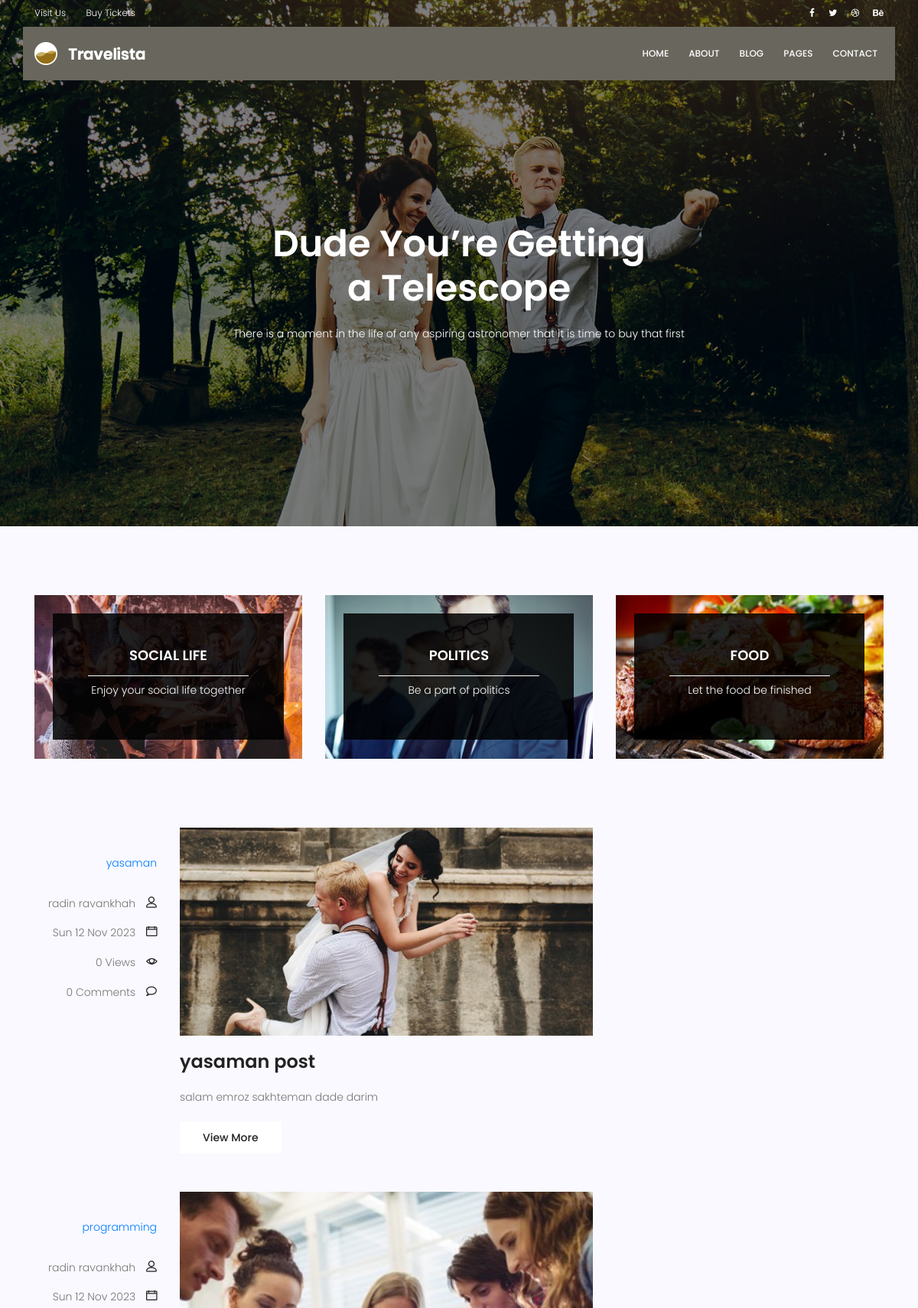
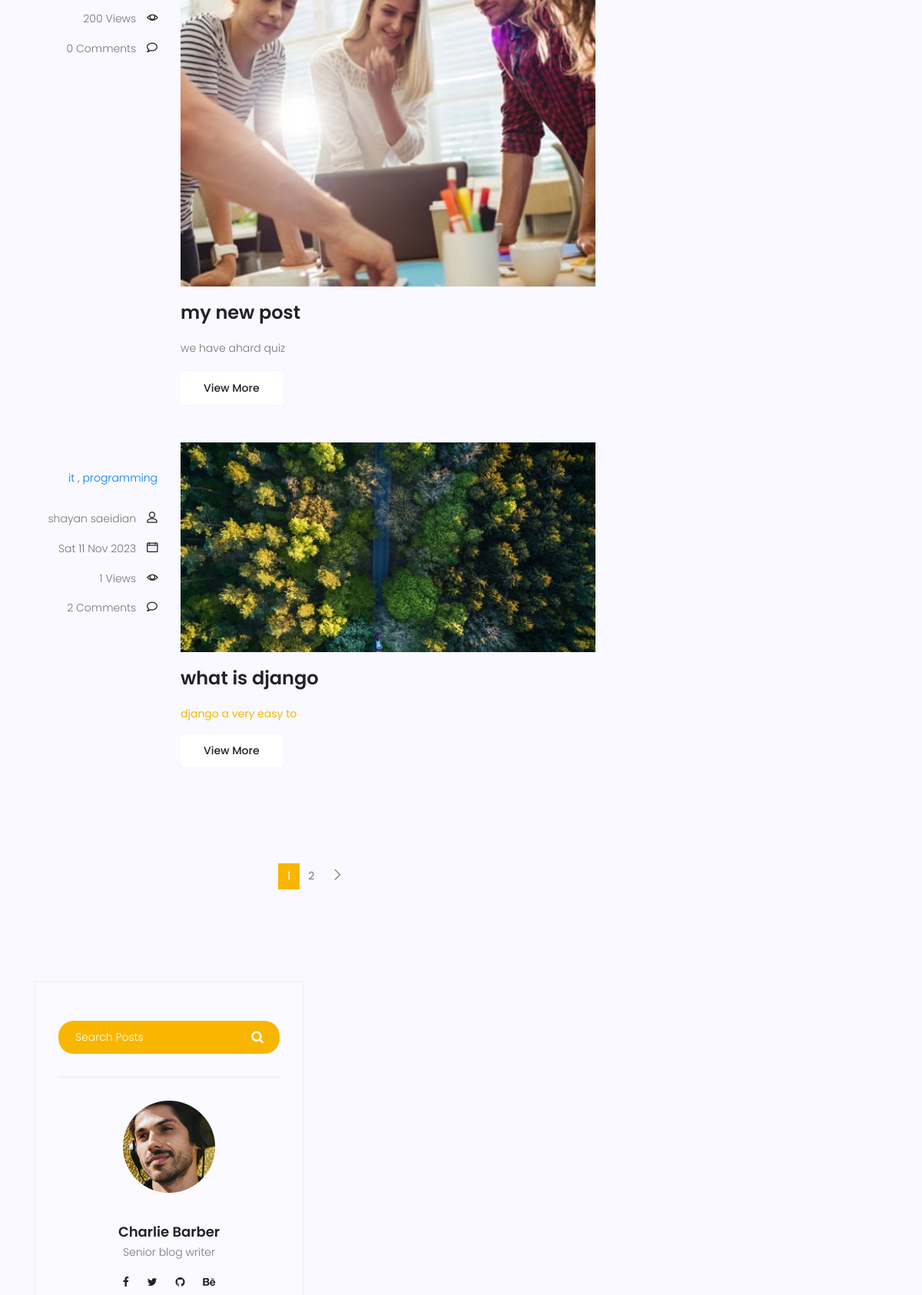
Screenshot of /blog/ (upper part) with the database file from the repository (2 pictures, top to bottom).
### blog/models.py (models this page shows, shortened)
class Category(models.Model):
    name=models.CharField(max_length=255)
    def __str__(self):
        return self.name

class Post(models.Model):
    image=models.ImageField(upload_to='blog/',default='blog/default.jpg')
    title = models.CharField(max_length=255)
    content=models.TextField()
    tags = TaggableManager()
    category=models.ManyToManyField(Category)
    author = models.ForeignKey(User,on_delete=models.SET_NULL,null=True)
    counted_view=models.IntegerField(default=0)
    status=models.BooleanField(default=False)
    published_date=models.DateTimeField(null=True)
    created_date=models.DateTimeField(auto_now_add=True)
    updated_date=models.DateTimeField(auto_now=True)
    class Meta:
        ordering = ['-created_date']
        verbose_name = "Blog Post"
        verbose_name_plural = "Blog Posts"

### blog/views.py (the view)
# urls.py: path('',blog_view,name="index" ),
def blog_view(request,**kwargs):
     posts=Post.objects.filter(status=1)
     if kwargs.get('cat_name')!=None:
          posts=Post.objects.filter(category__name=kwargs['cat_name'])
     if kwargs.get('author_username')!=None:
          posts=Post.objects.filter(author__username=kwargs['author_username'])
     if kwargs.get('tag_name')!=None:
          posts=Post.objects.filter(tags__name__in=[kwargs['tag_name']])
     posts=Paginator(posts,3)
     try:
          page_number=request.GET.get('page')
          posts=posts.get_page(page_number)
     except PageNotAnInteger:
         posts=posts.get_page(1)
     except EmptyPage:
         posts=posts.get_page(1)
     context={'posts': posts}
     return render(request,"blog/blog-home.html",context)

### blog/templatetags/blog_tags.py (called while the page is built)
@register.simple_tag(name='comments_count')
def function(pid):
    post=Post.objects.get(pk=pid)
    return Comment.objects.filter(post=post.id,approved=True).count()

@register.inclusion_tag('blog/blog-popular-posts.html')
def latestposts(arg=3):
    posts=Post.objects.filter(status=1).order_by('-published_date')[:arg]
    return {'posts':posts}

@register.inclusion_tag('blog/blog-post-categories.html')
def postcategories():
    posts=Post.objects.filter(status=1)
    categories=Category.objects.all()
    cat_dict={}
    for name in categories:
        cat_dict[name]=posts.filter(category=name).count()
    return{'categories':cat_dict}

### templates/blog/blog-home.html (shortened to what this page needs)
{% extends 'base.html' %}
{% load static %}
{% load blog_tags %}
{% block content %}
			<section class="banner-area relative blog-home-banner" id="home">
				<div class="overlay overlay-bg"></div>
				<div class="container">
					<div class="row d-flex align-items-center justify-content-center">
						<div class="about-content blog-header-content col-lg-12">
							<h1 class="text-white">
								Dude You’re Getting
								a Telescope
							</h1>
							<p class="text-white">
								There is a moment in the life of any aspiring astronomer that it is time to buy that first
							</p>
						</div>
					</div>
				</div>
			</section>
			<section class="top-category-widget-area pt-90 pb-90 ">
				<div class="container">
					<div class="row">
						<div class="col-lg-4">
							<div class="single-cat-widget">
								<div class="content relative">
									<div class="overlay overlay-bg"></div>
								    <a href="#" target="_blank">
								      <div class="thumb">
								  		 <img class="content-image img-fluid d-block mx-auto" src="{% static 'img/blog/cat-widget1.jpg' %}" alt="">
								  	  </div>
								      <div class="content-details">
								        <h4 class="content-title mx-auto text-uppercase">Social life</h4>
								        <span></span>
								        <p>Enjoy your social life together</p>
								      </div>
								    </a>
								</div>
							</div>
						</div>
						<div class="col-lg-4">
							<div class="single-cat-widget">
								<div class="content relative">
									<div class="overlay overlay-bg"></div>
								    <a href="#" target="_blank">
								      <div class="thumb">
								  		 <img class="content-image img-fluid d-block mx-auto" src="{% static 'img/blog/cat-widget2.jpg' %}" alt="">
								  	  </div>
								      <div class="content-details">
								        <h4 class="content-title mx-auto text-uppercase">Politics</h4>
								        <span></span>
								        <p>Be a part of politics</p>
								      </div>
								    </a>
								</div>
							</div>
						</div>
						<div class="col-lg-4">
							<div class="single-cat-widget">
								<div class="content relative">
									<div class="overlay overlay-bg"></div>
								    <a href="#" target="_blank">
								      <div class="thumb">
								  		 <img class="content-image img-fluid d-block mx-auto" src="{% static 'img/blog/cat-widget3.jpg' %}" alt="">
								  	  </div>
								      <div class="content-details">
								        <h4 class="content-title mx-auto text-uppercase">Food</h4>
								        <span></span>
								        <p>Let the food be finished</p>
								      </div>
								    </a>
								</div>
							</div>
						</div>
					</div>
				</div>
			</section>
			<section class="post-content-area">
				<div class="container">
					<div class="row">
						<div class="col-lg-8 posts-list">
							{% for post in posts%}
							<div class="single-post row">
								<div class="col-lg-3  col-md-3 meta-details">
									<ul class="tags">
										{% for cat in post.category.all %}
											<a href='{% url 'blog:category' cat_name=cat.name%}'>{{cat.name}}</a> {% if not forloop.last %},{% endif %}
										{% endfor %}
									</ul>
									<div class="user-details row">
										<p class="user-name col-lg-12 col-md-12 col-6"><a href="{% url 'blog:author' author_username=post.author.username %}">{{post.author.get_full_name}}</a> <span class="lnr lnr-user"></span></p>
										<p class="date col-lg-12 col-md-12 col-6"><a href="#">{{post.published_date|date:"D d M Y"}}</a> <span class="lnr lnr-calendar-full"></span></p>
										<p class="view col-lg-12 col-md-12 col-6"><a href="#">{{post.counted_view}} Views</a> <span class="lnr lnr-eye"></span></p>
										<p class="comments col-lg-12 col-md-12 col-6"><a href="#">{% comments_count post.id %} Comments</a> <span class="lnr lnr-bubble"></span></p>
									</div>
								</div>
								<div class="col-lg-9 col-md-9 ">
									<div class="feature-img">
										<img class="img-fluid" src="{{post.image.url}}" alt="">
									</div>
									<a class="posts-title" href="{% url 'blog:single' pid=post.id  %}"><h3>{{post.title|safe}}</h3></a>
									<p class="excert">
										{{post.content|truncatechars:50|safe}}
									</p>
									<a href="blog-single.html" class="primary-btn">View More</a>
								</div>
							</div>
							{% endfor %}
		                    <nav class="blog-pagination justify-content-center d-flex">
		                        <ul class="pagination">
									{% for i in posts.paginator.page_range %}
									{% if posts.number == i %}
		                            <li class="page-item active"><a href="?page={{i}}" class="page-link">{{i}}</a></li>
									{% else %}
									<li class="page-item"><a href="?page={{i}}" class="page-link">{{i}}</a></li>
									{% endif %}
									{% endfor %}
									{% if posts.has_next %}
		                            <li class="page-item">
		                                <a href="?page={{ post.next_page_number }}" class="page-link" aria-label="Next">
		                                    <span aria-hidden="true">
		                                        <span class="lnr lnr-chevron-right"></span>
		                                    </span>
		                                </a>
		                            </li>
									{% endif %}
		                        </ul>
		                    </nav>
						</div>
						<div class="col-lg-4 sidebar-widgets">
							<div class="widget-wrap">
								{% include 'blog/blog-search.html'%}
								{% include 'blog/blog-writer.html'%}
							</div>
						</div>
					</div>
				</div>
			</section>
			{% endblock %}

### rows the page displays
Post: author.get_full_name "radin ravankhah", published_date "Sun 12 Nov 2023", counted_view "0", id "0", image (picture), title "yasaman post", content "salam emroz sakhteman dade darim"
Category: name "yasaman"
Post: author.get_full_name "radin ravankhah", published_date "Sun 12 Nov 2023", counted_view "200", id "0", image (picture), title "my new post", content "we have ahard quiz"
Category: name "programming"
Post: author.get_full_name "shayan saeidian", published_date "Sat 11 Nov 2023", counted_view "1", id "2", image (picture), title "what is django", content "django a very easy to"
Category: name "it"

### other values shown
{{ i }} "1"
{{ i }} "2"
